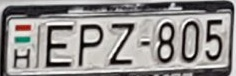
#> input picture paddleOCR/data/cutouts/1024-18745180-0.jpg, 236 x 76 px, found by its file name; its folder holds only this picture in this run
$ jupyter execute --allow-errors ClearPhoto.ipynb
#> lines starting #> are read from the running program, lines starting #| are printed output that depends on the picture; after the words box and inside, x2 and y2 are one past the last pixel; in counts of white or black regions, pixels touching at a corner belong together
[cell 1]
import cv2
import numpy as np

image = cv2.imread('testimg_ligth_rained.jpg', 1)

kernel = np.array([[-1, -1, -1],
                   [-1, 9, -1],
                   [-1, -1, -1]])

#> (the rest of this cell did not finish here and is left out)

[cell 2]
import cv2
import numpy as np
# import OS module
import os


def deskew(image):
    co_ords = np.column_stack(np.where(image > 0))
    angle = cv2.minAreaRect(co_ords)[-1]
    if angle < 45:
        angle = (90 + angle)
    else:
        angle = -angle
    (h, w) = image.shape[:2]
    center = (w // 2, h // 2)
    M = cv2.getRotationMatrix2D(center, angle, 1.0)
    rotated = cv2.warpAffine(image, M, (w, h), flags=cv2.INTER_CUBIC,
    borderMode=cv2.BORDER_REPLICATE)
    return rotated


def remove_noise(image):
    return cv2.fastNlMeansDenoisingColored(image, None, 10, 10, 7, 15)


def get_grayscale(image):
    return cv2.cvtColor(image, cv2.COLOR_BGR2GRAY)


def thresholding(image):
    return cv2.threshold(image, 0, 255, cv2.THRESH_BINARY + cv2.THRESH_OTSU)[1]

def clear(img):
    norm_img = np.zeros((img.shape[0], img.shape[1]))
    img = cv2.normalize(img, norm_img, 0, 255, cv2.NORM_MINMAX)
    img = remove_noise(img)

    kernel = np.ones((3,3),np.uint8)

    kernel = np.array([[-1, -1, -1],
                       [-1, 9, -1],
                       [-1, -1, -1]])

    image2 = get_grayscale(img)
    image2 = cv2.erode(image2, kernel, iterations = 1)
    image2 = cv2.filter2D(image2,-1,kernel)
    image2 = thresholding(image2)

    return image2

[cell 3]
img = cv2.imread('10_18698937.jpg', cv2.IMREAD_COLOR)
#> (the rest of this cell did not finish here and is left out)

[cell 4]
# Get the list of all files and directories
pathin = "/home/bence/BME/Képfeldolgozás/cutouts/"
pathout = "/home/bence/BME/Képfeldolgozás/cutouts_pretty/"
dir_list = os.listdir(pathin)

for file in dir_list:
    img = cv2.imread(pathin + file, cv2.IMREAD_COLOR)
#> img is the input picture: shape (76, 236, 3); mean B, G, R 142.7, 144.6, 147.6
    img2 = cv2.cvtColor(img, cv2.COLOR_BGR2RGB)
    img_cleared = clear(img)
#> in get_grayscale, `return cv2.cvtColor(image, cv2.COLOR_BGR2GRAY)`:
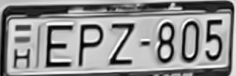
#> returned value: shape (76, 236); min 0, max 253, mean 145.1
#> in clear (call 2), `image2 = cv2.erode(image2, kernel, iterations = 1)`:
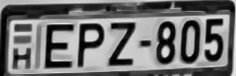
#> image2: shape (76, 236); min 0, max 230, mean 114.4
#> in clear (call 2), `image2 = cv2.filter2D(image2,-1,kernel)`:
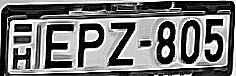
#> image2: shape (76, 236); min 0, max 255, mean 119.1
#> in thresholding, `return cv2.threshold(image, 0, 255, cv2.THRESH_BINARY + cv2.THRESH_OTS..`:
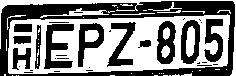
#> returned value: shape (76, 236); 50.8% white; 31 black regions (18 under 20 px), largest, box (x1, y1, x2, y2) and area: (0, 1, 235, 76) 4764, (44, 24, 74, 69) 663, (157, 21, 176, 64) 529
    cv2.imwrite(pathout + file, img_cleared)

$ run again, on paddleOCR/data/cutouts/1067-18740785-0.jpg
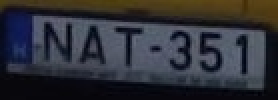
#> input picture paddleOCR/data/cutouts/1067-18740785-0.jpg, 139 x 50 px, found by its file name (shown 2 times larger)
#> img is the input picture: shape (50, 139, 3); mean B, G, R 55.3, 48.5, 47.2
#> in clear (call 2), `img = cv2.normalize(img, norm_img, 0, 255, cv2.NORM_MINMAX)`:
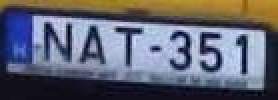
#> img: shape (50, 139, 3) (shown 2 times larger); mean of channels 0, 1, 2 113.7, 99.7, 97.1; drawn as B, G, R
#> in thresholding, `return cv2.threshold(image, 0, 255, cv2.THRESH_BINARY + cv2.THRESH_OTS..`:
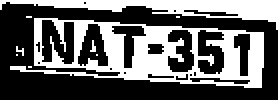
#> returned value: shape (50, 139) (shown 2 times larger); 39% white; 9 white regions (7 under 20 px), largest, box (x1, y1, x2, y2) and area: (5, 9, 132, 44) 1908, (0, 0, 139, 15) 777

$ run again, on paddleOCR/data/cutouts/1085-18739711-0.jpg
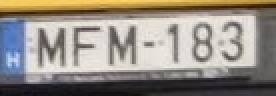
#> input picture paddleOCR/data/cutouts/1085-18739711-0.jpg, 138 x 48 px, found by its file name (shown 2 times larger)
#> img is the input picture: shape (48, 138, 3); mean B, G, R 132, 141, 147.6
#> in clear (call 2), `image2 = cv2.filter2D(image2,-1,kernel)`:
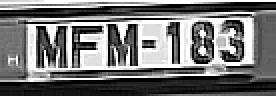
#> image2: shape (48, 138) (shown 2 times larger); min 0, max 255, mean 115.9
#> in thresholding, `return cv2.threshold(image, 0, 255, cv2.THRESH_BINARY + cv2.THRESH_OTS..`:
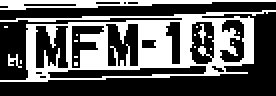
#> returned value: shape (48, 138) (shown 2 times larger); 36.2% white; 17 white regions (14 under 20 px), largest, box (x1, y1, x2, y2) and area: (0, 5, 138, 41) 2001, (0, 0, 138, 5) 334, (4, 27, 11, 34) 21

$ run again, on paddleOCR/data/cutouts/1104-18736031-2.jpg
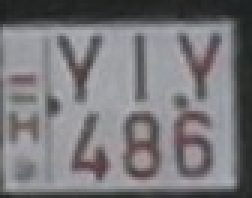
#> input picture paddleOCR/data/cutouts/1104-18736031-2.jpg, 84 x 66 px, found by its file name (shown 3 times larger)
#> img is the input picture: shape (66, 84, 3); mean B, G, R 122.4, 119.4, 120.8
#> in clear (call 2), `image2 = cv2.filter2D(image2,-1,kernel)`:
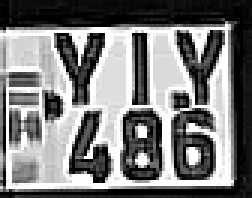
#> image2: shape (66, 84) (shown 3 times larger); min 0, max 255, mean 122
#> in thresholding, `return cv2.threshold(image, 0, 255, cv2.THRESH_BINARY + cv2.THRESH_OTS..`:
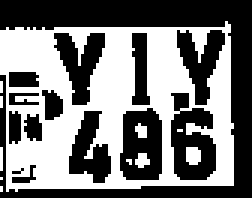
#> returned value: shape (66, 84) (shown 3 times larger); 46.5% white; 11 white regions (9 under 20 px), largest, box (x1, y1, x2, y2) and area: (0, 7, 78, 64) 2495, (62, 49, 67, 55) 27

$ run again, on paddleOCR/data/cutouts/104-18693770-0.jpg
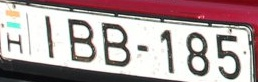
#> input picture paddleOCR/data/cutouts/104-18693770-0.jpg, 258 x 82 px, found by its file name
#> img is the input picture: shape (82, 258, 3); mean B, G, R 159.4, 158.4, 176.1
#> in thresholding, `return cv2.threshold(image, 0, 255, cv2.THRESH_BINARY + cv2.THRESH_OTS..`:
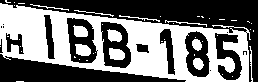
#> returned value: shape (82, 258); 46.1% white; 47 white regions (35 under 20 px), largest, box (x1, y1, x2, y2) and area: (0, 3, 251, 82) 8637, (109, 48, 125, 60) 157, (75, 44, 91, 56) 153
